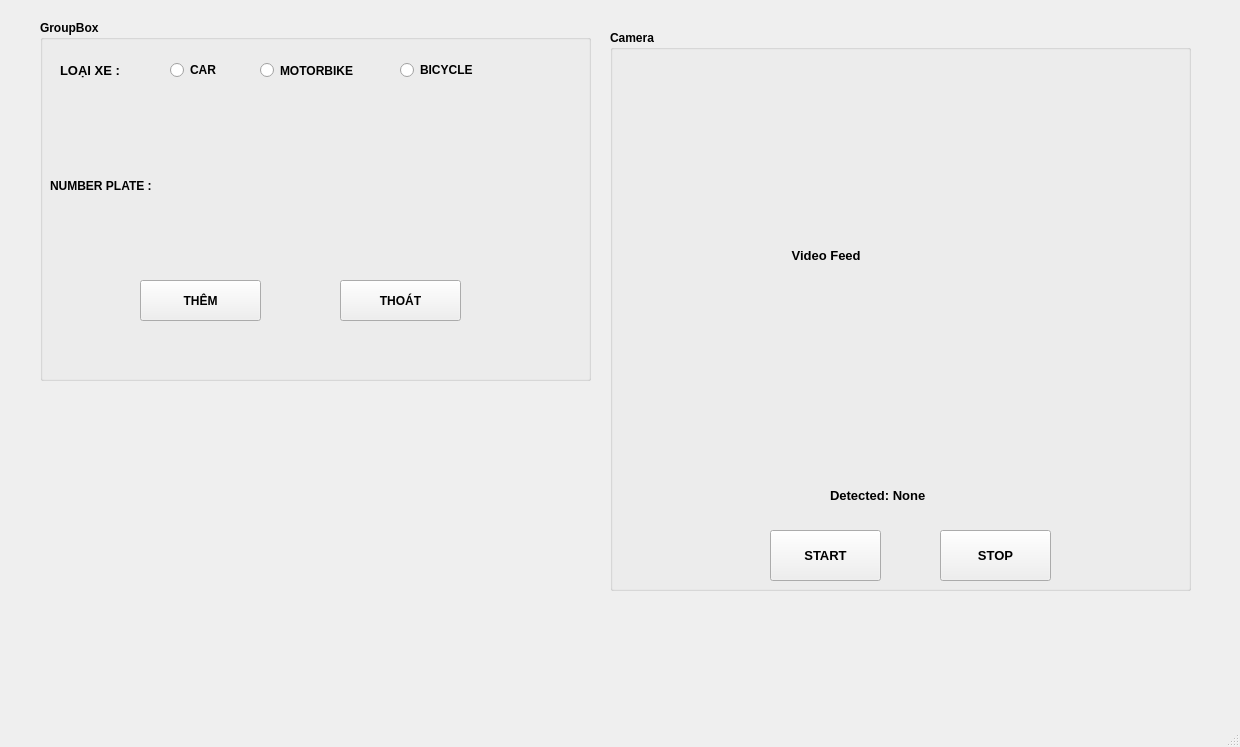
<?xml version="1.0" encoding="UTF-8"?>
<ui version="4.0">
 <class>MainWindow</class>
 <widget class="QMainWindow" name="MainWindow">
  <property name="geometry">
   <rect>
    <x>0</x>
    <y>0</y>
    <width>1240</width>
    <height>747</height>
   </rect>
  </property>
  <property name="font">
   <font>
    <weight>75</weight>
    <bold>true</bold>
   </font>
  </property>
  <property name="windowTitle">
   <string>MainWindow</string>
  </property>
  <widget class="QWidget" name="centralwidget">
   <property name="enabled">
    <bool>true</bool>
   </property>
   <property name="font">
    <font>
     <weight>75</weight>
     <italic>false</italic>
     <bold>true</bold>
    </font>
   </property>
   <property name="mouseTracking">
    <bool>true</bool>
   </property>
   <property name="layoutDirection">
    <enum>Qt::LeftToRight</enum>
   </property>
   <property name="autoFillBackground">
    <bool>false</bool>
   </property>
   <widget class="QGroupBox" name="groupBox">
    <property name="geometry">
     <rect>
      <x>40</x>
      <y>20</y>
      <width>551</width>
      <height>361</height>
     </rect>
    </property>
    <property name="title">
     <string>GroupBox</string>
    </property>
    <widget class="QLabel" name="loai_xe">
     <property name="geometry">
      <rect>
       <x>20</x>
       <y>30</y>
       <width>91</width>
       <height>41</height>
      </rect>
     </property>
     <property name="font">
      <font>
       <pointsize>10</pointsize>
       <weight>75</weight>
       <italic>false</italic>
       <bold>true</bold>
      </font>
     </property>
     <property name="text">
      <string>LOẠI XE :</string>
     </property>
    </widget>
    <widget class="QRadioButton" name="choice_car">
     <property name="geometry">
      <rect>
       <x>130</x>
       <y>40</y>
       <width>95</width>
       <height>20</height>
      </rect>
     </property>
     <property name="font">
      <font>
       <pointsize>9</pointsize>
       <weight>75</weight>
       <italic>false</italic>
       <bold>true</bold>
      </font>
     </property>
     <property name="text">
      <string>CAR</string>
     </property>
    </widget>
    <widget class="QRadioButton" name="choice_moto">
     <property name="geometry">
      <rect>
       <x>220</x>
       <y>40</y>
       <width>121</width>
       <height>21</height>
      </rect>
     </property>
     <property name="font">
      <font>
       <pointsize>9</pointsize>
       <weight>75</weight>
       <italic>false</italic>
       <bold>true</bold>
      </font>
     </property>
     <property name="text">
      <string>MOTORBIKE</string>
     </property>
    </widget>
    <widget class="QRadioButton" name="choice_bicycle">
     <property name="geometry">
      <rect>
       <x>360</x>
       <y>40</y>
       <width>95</width>
       <height>20</height>
      </rect>
     </property>
     <property name="font">
      <font>
       <pointsize>9</pointsize>
       <weight>75</weight>
       <italic>false</italic>
       <bold>true</bold>
      </font>
     </property>
     <property name="text">
      <string>BICYCLE</string>
     </property>
    </widget>
    <widget class="QLabel" name="number_plate">
     <property name="geometry">
      <rect>
       <x>10</x>
       <y>150</y>
       <width>141</width>
       <height>31</height>
      </rect>
     </property>
     <property name="font">
      <font>
       <pointsize>9</pointsize>
       <weight>75</weight>
       <italic>false</italic>
       <bold>true</bold>
      </font>
     </property>
     <property name="text">
      <string>NUMBER PLATE :</string>
     </property>
    </widget>
    <widget class="QLabel" name="select_nb">
     <property name="geometry">
      <rect>
       <x>150</x>
       <y>150</y>
       <width>151</width>
       <height>31</height>
      </rect>
     </property>
     <property name="font">
      <font>
       <pointsize>9</pointsize>
       <weight>75</weight>
       <italic>false</italic>
       <bold>true</bold>
      </font>
     </property>
     <property name="text">
      <string/>
     </property>
    </widget>
    <widget class="QPushButton" name="insert">
     <property name="geometry">
      <rect>
       <x>100</x>
       <y>260</y>
       <width>121</width>
       <height>41</height>
      </rect>
     </property>
     <property name="font">
      <font>
       <weight>75</weight>
       <italic>false</italic>
       <bold>true</bold>
      </font>
     </property>
     <property name="styleSheet">
      <string notr="true"/>
     </property>
     <property name="text">
      <string>THÊM</string>
     </property>
    </widget>
    <widget class="QPushButton" name="thoat">
     <property name="geometry">
      <rect>
       <x>300</x>
       <y>260</y>
       <width>121</width>
       <height>41</height>
      </rect>
     </property>
     <property name="text">
      <string>THOÁT</string>
     </property>
    </widget>
   </widget>
   <widget class="QGroupBox" name="CAMERA">
    <property name="geometry">
     <rect>
      <x>610</x>
      <y>30</y>
      <width>581</width>
      <height>561</height>
     </rect>
    </property>
    <property name="title">
     <string>Camera</string>
    </property>
    <widget class="QLabel" name="video_label">
     <property name="geometry">
      <rect>
       <x>30</x>
       <y>30</y>
       <width>521</width>
       <height>391</height>
      </rect>
     </property>
     <property name="font">
      <font>
       <pointsize>10</pointsize>
       <weight>75</weight>
       <bold>true</bold>
      </font>
     </property>
     <property name="text">
      <string>                                          Video Feed</string>
     </property>
    </widget>
    <widget class="QLabel" name="result_label">
     <property name="geometry">
      <rect>
       <x>220</x>
       <y>450</y>
       <width>151</width>
       <height>31</height>
      </rect>
     </property>
     <property name="font">
      <font>
       <pointsize>10</pointsize>
       <weight>75</weight>
       <bold>true</bold>
      </font>
     </property>
     <property name="text">
      <string>Detected: None</string>
     </property>
    </widget>
    <widget class="QPushButton" name="start">
     <property name="geometry">
      <rect>
       <x>160</x>
       <y>500</y>
       <width>111</width>
       <height>51</height>
      </rect>
     </property>
     <property name="font">
      <font>
       <pointsize>10</pointsize>
       <weight>75</weight>
       <bold>true</bold>
      </font>
     </property>
     <property name="text">
      <string>START</string>
     </property>
    </widget>
    <widget class="QPushButton" name="stop">
     <property name="geometry">
      <rect>
       <x>330</x>
       <y>500</y>
       <width>111</width>
       <height>51</height>
      </rect>
     </property>
     <property name="font">
      <font>
       <pointsize>10</pointsize>
       <weight>75</weight>
       <bold>true</bold>
      </font>
     </property>
     <property name="text">
      <string>STOP</string>
     </property>
    </widget>
   </widget>
  </widget>
  <widget class="QMenuBar" name="menubar">
   <property name="geometry">
    <rect>
     <x>0</x>
     <y>0</y>
     <width>1240</width>
     <height>26</height>
    </rect>
   </property>
  </widget>
  <widget class="QStatusBar" name="statusbar"/>
 </widget>
 <resources/>
 <connections/>
</ui>
